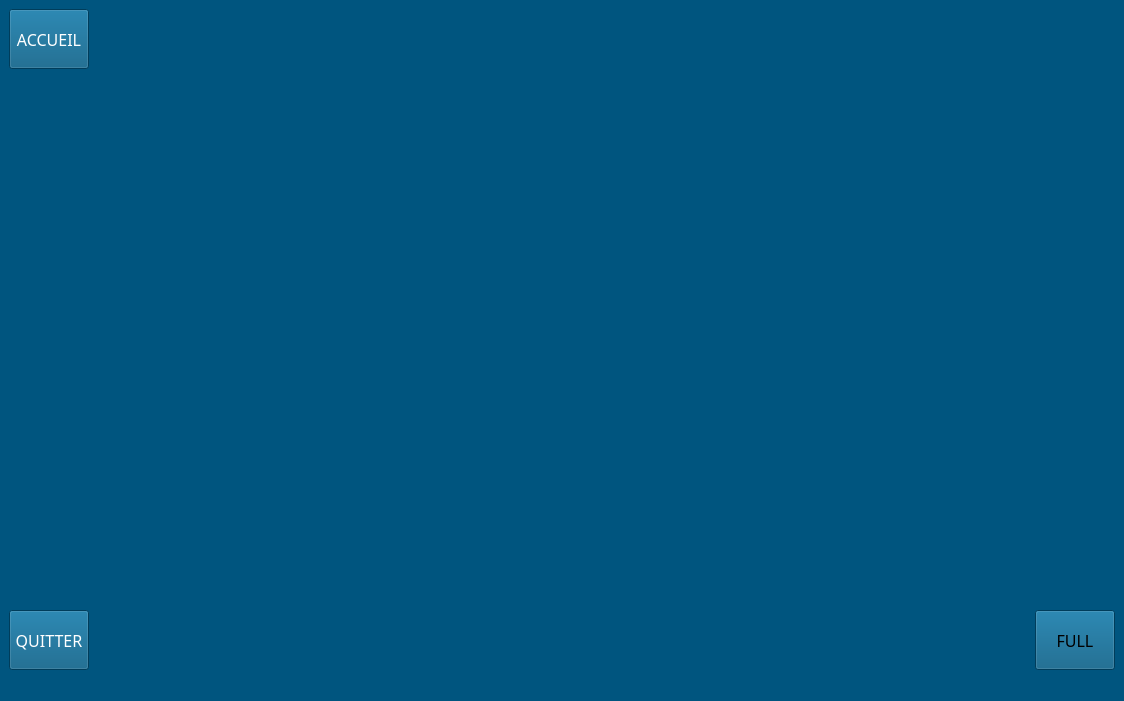
<?xml version="1.0" encoding="UTF-8"?>
<ui version="4.0">
 <class>MainWindow</class>
 <widget class="QMainWindow" name="MainWindow">
  <property name="geometry">
   <rect>
    <x>0</x>
    <y>0</y>
    <width>1124</width>
    <height>701</height>
   </rect>
  </property>
  <property name="windowTitle">
   <string>MainWindow</string>
  </property>
  <property name="styleSheet">
   <string notr="true">background-color: rgb(0, 85, 127);</string>
  </property>
  <widget class="QWidget" name="centralwidget">
   <property name="autoFillBackground">
    <bool>false</bool>
   </property>
   <layout class="QVBoxLayout" name="verticalLayout" stretch="1,99,1">
    <property name="sizeConstraint">
     <enum>QLayout::SetDefaultConstraint</enum>
    </property>
    <item>
     <layout class="QHBoxLayout" name="topLayout">
      <item>
       <widget class="QPushButton" name="homeButton">
        <property name="minimumSize">
         <size>
          <width>0</width>
          <height>60</height>
         </size>
        </property>
        <property name="font">
         <font>
          <family>Bahnschrift</family>
          <pointsize>12</pointsize>
         </font>
        </property>
        <property name="styleSheet">
         <string notr="true">color: rgb(255, 255, 255);</string>
        </property>
        <property name="text">
         <string>ACCUEIL</string>
        </property>
       </widget>
      </item>
      <item>
       <spacer name="horizontalSpacer_2">
        <property name="orientation">
         <enum>Qt::Horizontal</enum>
        </property>
        <property name="sizeHint" stdset="0">
         <size>
          <width>40</width>
          <height>20</height>
         </size>
        </property>
       </spacer>
      </item>
     </layout>
    </item>
    <item>
     <layout class="QVBoxLayout" name="verticalLayout_2">
      <property name="sizeConstraint">
       <enum>QLayout::SetMaximumSize</enum>
      </property>
      <item>
       <widget class="QStackedWidget" name="stackedWidget">
        <property name="currentIndex">
         <number>-1</number>
        </property>
       </widget>
      </item>
     </layout>
    </item>
    <item>
     <layout class="QHBoxLayout" name="bottomLayout" stretch="0,0,0">
      <item>
       <widget class="QPushButton" name="quitButton">
        <property name="minimumSize">
         <size>
          <width>0</width>
          <height>60</height>
         </size>
        </property>
        <property name="font">
         <font>
          <family>Bahnschrift</family>
          <pointsize>12</pointsize>
          <weight>50</weight>
          <bold>false</bold>
         </font>
        </property>
        <property name="styleSheet">
         <string notr="true">color: rgb(255, 255, 255);</string>
        </property>
        <property name="text">
         <string>QUITTER</string>
        </property>
        <property name="flat">
         <bool>false</bool>
        </property>
       </widget>
      </item>
      <item>
       <spacer name="horizontalSpacer">
        <property name="orientation">
         <enum>Qt::Horizontal</enum>
        </property>
        <property name="sizeHint" stdset="0">
         <size>
          <width>40</width>
          <height>20</height>
         </size>
        </property>
       </spacer>
      </item>
      <item>
       <widget class="QPushButton" name="fullscreenButton">
        <property name="minimumSize">
         <size>
          <width>0</width>
          <height>60</height>
         </size>
        </property>
        <property name="font">
         <font>
          <family>Bahnschrift</family>
          <pointsize>12</pointsize>
         </font>
        </property>
        <property name="text">
         <string>FULL</string>
        </property>
       </widget>
      </item>
     </layout>
    </item>
   </layout>
  </widget>
  <widget class="QStatusBar" name="statusBar"/>
 </widget>
 <resources/>
 <connections/>
</ui>
